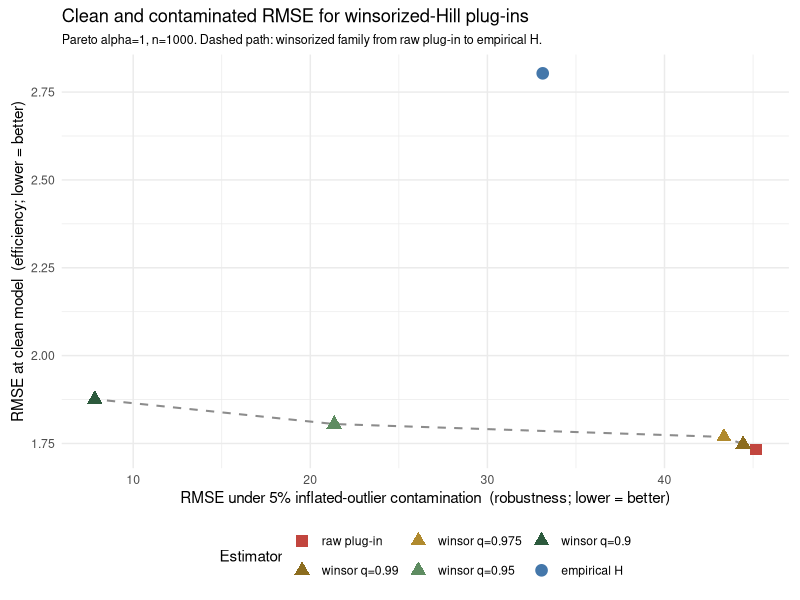
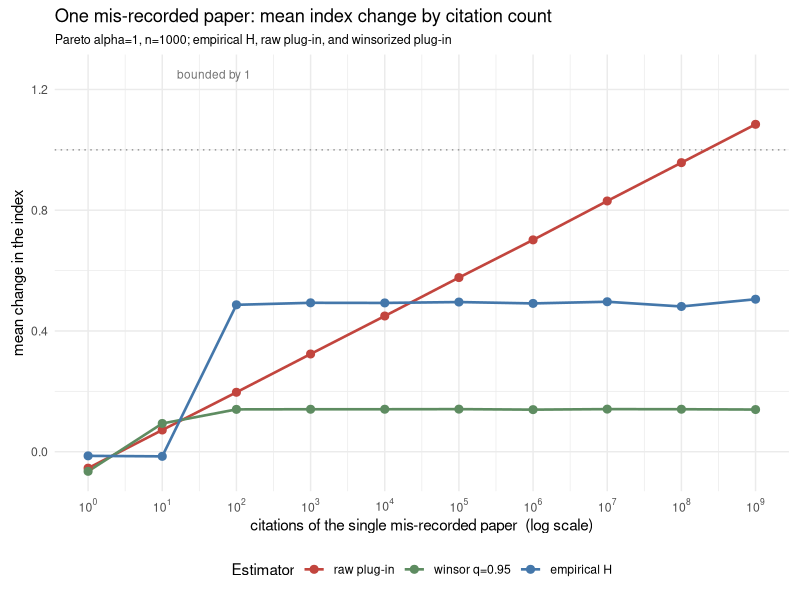

The R source for these figures, in order:
# ======================================================================
# winsorized_hill_sim.R
#
# Purpose  :
#   Efficiency-robustness trade-off. Builds the winsorized (capped) Pareto
#   plug-in, traces its clean-vs-contaminated RMSE frontier against the
#   empirical h-index and the raw plug-in, and draws the single-outlier
#   influence comparison.
#
# Produces : figures/tradeoff_winsor.png, figures/single_outlier_influence.png; console RMSE table
# Reads    : nothing (self-contained simulation)
# Requires : ggplot2  (CRAN packages)
# Run      : from the supplement root --  Rscript winsorized_hill_sim.R
# Seed     : set.seed(1729) (all stochastic scripts use this seed)
# ======================================================================

## ensure output folders exist (some zip extractors drop empty dirs)
for (d_ in c("data","figures")) if (!dir.exists(d_)) dir.create(d_, showWarnings=FALSE)

# =====================================================================
# Winsorized-Hill robustified h-index plug-in: efficiency-robustness trade-off.
# Known-scale Pareto: Y=log X ~ Exp(alpha). Winsorize W=min(Y,c).
#   g(a;c)=E[min(Y,c)] = (1/a)(1-e^{-ac});  solve g(a_c;c)=mean(W) for a_c (Fisher-consistent).
#   h_c = n^{1/(1+a_c)}.  Compare to empirical H_n and raw plug-in (c=Inf).
# Trade-off: clean-model efficiency vs robustness under epsilon-contamination.
# =====================================================================
suppressMessages(library(ggplot2))
set.seed(1729)

g_win  <- function(a, c) (1/a) * (1 - exp(-a*c))                 # E[min(Y,c)]
gp_win <- function(a, c) -(1/a^2)*(1-exp(-a*c)) + (c/a)*exp(-a*c) # d/da g
EW2    <- function(a, c) (2/a^2)*(1-exp(-a*c)) - (2*c/a)*exp(-a*c) # E[min(Y,c)^2]
V_win  <- function(a, c) EW2(a,c) - g_win(a,c)^2                  # Var(min(Y,c))
ARE_c  <- function(a, c) (a^2 * gp_win(a,c)^2) / V_win(a,c)       # ARE vs MLE (<=1)
gstar  <- function(a, c) max(g_win(a,c), c - g_win(a,c)) / abs(gp_win(a,c)) # gross-error sens.

hindex <- function(x){ xs<-sort(x,decreasing=TRUE); w<-which(xs>=seq_along(xs)); if(length(w)) max(w) else 0 }
alpha_raw <- function(x) 1/mean(log(x))                           # known-scale Pareto MLE
alpha_win <- function(x, c){                                      # solve g(a;c)=mean(min(logx,c))
  Wbar <- mean(pmin(log(x), c))
  if (Wbar <= 0 || Wbar >= c) return(alpha_raw(x))
  uniroot(function(a) g_win(a,c) - Wbar, c(1e-3, 50))$root
}
hplug <- function(a, n) n^(1/(1+a))

# ---------- clean-model efficiency table (ARE + variance ratio vs H_n) ----------
clean_table <- function(alpha, ns, qs=c(.90,.95,.975,.99), B=8000){
  cat(sprintf("\n=== Clean model, alpha=%.1f ===\n", alpha))
  cat(sprintf("ARE(c) (analytic) at log-quantile caps depends on c; reported per-n below.\n"))
  for (n in ns){
    hn <- n^(1/(1+alpha))
    H <- numeric(B); Hraw <- numeric(B); Hwin <- matrix(NA,B,length(qs))
    for (b in 1:B){
      x <- (runif(n))^(-1/alpha)                                 # Pareto(alpha), x>=1
      H[b]    <- hindex(x)
      Hraw[b] <- hplug(alpha_raw(x), n)
      cq <- quantile(log(x), qs)
      for (j in seq_along(qs)) Hwin[b,j] <- hplug(alpha_win(x, cq[j]), n)
    }
    vH <- var(H); vraw <- var(Hraw)
    vwin <- apply(Hwin,2,var)
    cat(sprintf(" n=%5d  h_n=%6.2f | Var(H)=%7.3f Var(raw)=%7.3f  ratio_raw=%.3f\n",
                n, hn, vH, vraw, vraw/vH))
    for (j in seq_along(qs))
      cat(sprintf("            q=%.3f  Var(h_c)=%7.3f  ratio_vsH=%.3f  (efficiency kept vs raw=%.2f)\n",
                  qs[j], vwin[j], vwin[j]/vH, vraw/vwin[j]))
  }
}
clean_table(1.0, c(300,1000,3000))

# ---------- trade-off: clean-RMSE vs contaminated-RMSE (alpha=1, n=1000) ----------
tradeoff <- function(alpha=1, n=1000, qs=c(.90,.95,.975,.99), eps=0.05, cfac=1e6, B=8000){
  hn <- n^(1/(1+alpha))
  est <- list(H=numeric(B), raw=numeric(B))
  win <- matrix(NA,B,length(qs)); colnames(win)<-paste0("q",qs)
  estC <- list(H=numeric(B), raw=numeric(B)); winC <- matrix(NA,B,length(qs))
  m <- ceiling(eps*n)
  for (b in 1:B){
    x <- (runif(n))^(-1/alpha)
    # clean
    est$H[b]<-hindex(x); est$raw[b]<-hplug(alpha_raw(x),n)
    cq<-quantile(log(x),qs); for(j in seq_along(qs)) win[b,j]<-hplug(alpha_win(x,cq[j]),n)
    # contaminated: inflate m random papers by factor cfac
    xc<-x; idx<-sample(n,m); xc[idx]<-xc[idx]*cfac
    estC$H[b]<-hindex(xc); estC$raw[b]<-hplug(alpha_raw(xc),n)
    cqc<-quantile(log(xc),qs); for(j in seq_along(qs)) winC[b,j]<-hplug(alpha_win(xc,cqc[j]),n)
  }
  rmse<-function(v) sqrt(mean((v-hn)^2))
  df<-data.frame(
    estimator=c("empirical H","raw plug-in",paste0("winsor q=",qs)),
    clean_rmse=c(rmse(est$H),rmse(est$raw),apply(win,2,rmse)),
    contam_rmse=c(rmse(estC$H),rmse(estC$raw),apply(winC,2,rmse)))
  df$clean_rmse_rel<-df$clean_rmse/hn; df$contam_rmse_rel<-df$contam_rmse/hn
  cat(sprintf("\n=== Trade-off (alpha=%.1f, n=%d, eps=%.2f, inflate x%g), h_n=%.1f ===\n",alpha,n,eps,cfac,hn))
  print(df[,c("estimator","clean_rmse","contam_rmse")], row.names=FALSE)
  df
}
df <- tradeoff()

figdir <- "figures"
# Each estimator is called out in the legend (no on-graph text labels). The winsorized
# family is ordered raw -> q.99 -> q.975 -> q.95 -> q.90 -> empirical so the dashed path
# traces the frontier from most-efficient/least-robust to least-efficient/most-robust.
lev <- c("raw plug-in","winsor q=0.99","winsor q=0.975","winsor q=0.95","winsor q=0.9","empirical H")
df$estimator <- factor(df$estimator, levels=lev)
df$kind <- ifelse(grepl("winsor",as.character(df$estimator)),"winsorized",as.character(df$estimator))
pathdf <- df[order(df$estimator), ]
pathdf <- pathdf[pathdf$kind=="winsorized", ]
cols <- c("raw plug-in"="#C2453E","winsor q=0.99"="#8C6D1F","winsor q=0.975"="#B08A2E",
          "winsor q=0.95"="#5E8C61","winsor q=0.9"="#2D5A3D","empirical H"="#4477AA")
shp  <- c("raw plug-in"=15,"winsor q=0.99"=17,"winsor q=0.975"=17,
          "winsor q=0.95"=17,"winsor q=0.9"=17,"empirical H"=19)
p <- ggplot(df, aes(contam_rmse, clean_rmse)) +
  geom_path(data=pathdf, aes(group=1), colour="grey55", linewidth=0.7, linetype=2) +
  geom_point(aes(colour=estimator, shape=estimator), size=3.6) +
  scale_colour_manual(values=cols, name="Estimator", drop=FALSE) +
  scale_shape_manual(values=shp, name="Estimator", drop=FALSE) +
  labs(x="RMSE under 5% inflated-outlier contamination  (robustness; lower = better)",
       y="RMSE at clean model  (efficiency; lower = better)",
       title="Clean and contaminated RMSE for winsorized-Hill plug-ins",
       subtitle="Pareto alpha=1, n=1000. Dashed path: winsorized family from raw plug-in to empirical H.") +
  theme_minimal(base_size=11) +
  theme(legend.position="bottom", legend.key.height=grid::unit(1.1,"lines"),
        plot.subtitle=element_text(size=9),
        plot.margin=margin(6, 8, 8, 8))
ggsave(file.path(figdir,"tradeoff_winsor.png"), p, width=7.4, height=4.6, dpi=150)
cat("\nWrote figure:", file.path(figdir,"tradeoff_winsor.png"),"\n")

# ---------- single-outlier influence: one mis-recorded paper of growing magnitude ----------
# Illustrates Prop 2: replacing ONE paper's count by a contaminant of magnitude M moves the empirical
# H_n by at most one (bounded influence, gamma* finite per record), while the raw plug-in is dragged
# without bound (IF ~ log M), and a winsorized plug-in stays bounded. This is the regime where the
# empirical index is optimally robust (complementary to the 5%-mass-contamination frontier above).
single_outlier <- function(alpha=1, n=1000, B=8000, mags=10^(0:9), qwin=0.95){
  out <- data.frame()
  for (M in mags){
    dH <- numeric(B); dRaw <- numeric(B); dWin <- numeric(B)
    for (b in 1:B){
      x   <- (runif(n))^(-1/alpha)
      H0  <- hindex(x); raw0 <- hplug(alpha_raw(x), n)
      w0  <- hplug(alpha_win(x, quantile(log(x), qwin)), n)
      xc  <- x; xc[sample(n,1)] <- M                      # one paper mis-recorded as M citations
      dH[b]   <- hindex(xc) - H0
      dRaw[b] <- hplug(alpha_raw(xc), n) - raw0
      dWin[b] <- hplug(alpha_win(xc, quantile(log(xc), qwin)), n) - w0
    }
    out <- rbind(out, data.frame(M=M,
      estimator=c("empirical H","raw plug-in","winsor q=0.95"),
      mean_dev=c(mean(dH), mean(dRaw), mean(dWin))))
  }
  out
}
so <- single_outlier()
cat(sprintf("\n=== single-outlier influence (alpha=1, n=1000): mean change in index vs contaminant M ===\n"))
print(reshape(so, idvar="M", timevar="estimator", direction="wide"), row.names=FALSE)

so$estimator <- factor(so$estimator, levels=c("raw plug-in","winsor q=0.95","empirical H"))
cols2 <- c("raw plug-in"="#C2453E","winsor q=0.95"="#5E8C61","empirical H"="#4477AA")
ps <- ggplot(so, aes(M, mean_dev, colour=estimator)) +
  geom_hline(yintercept=1, linetype=3, colour="grey60") +
  geom_line(linewidth=0.9) + geom_point(size=2.4) +
  scale_x_log10(breaks=10^(0:9),
                labels=expression(10^0,10^1,10^2,10^3,10^4,10^5,10^6,10^7,10^8,10^9)) +
  scale_colour_manual(values=cols2, name="Estimator") +
  annotate("text", x=10^1.2, y=1.25, label="bounded by 1", size=3, colour="grey45", hjust=0) +
  labs(x="citations of the single mis-recorded paper  (log scale)",
       y="mean change in the index",
       title="One mis-recorded paper: mean index change by citation count",
       subtitle="Pareto alpha=1, n=1000; empirical H, raw plug-in, and winsorized plug-in") +
  theme_minimal(base_size=11) +
  theme(legend.position="bottom", plot.subtitle=element_text(size=9),
        plot.margin=margin(6, 8, 8, 8))
ggsave(file.path(figdir,"single_outlier_influence.png"), ps, width=7.0, height=4.4, dpi=150)
cat("\nWrote figure:", file.path(figdir,"single_outlier_influence.png"),"\n")

# analytic gross-error sensitivity + ARE across cap c (alpha=1)
cat("\n=== analytic ARE(c) and gross-error sensitivity (alpha=1) ===\n")
for (c in c(1,2,3,4,5,8)) cat(sprintf(" c=%2d  ARE=%.3f  gamma*=%.2f\n", c, ARE_c(1,c), gstar(1,c)))
cat("\nDONE.\n")
